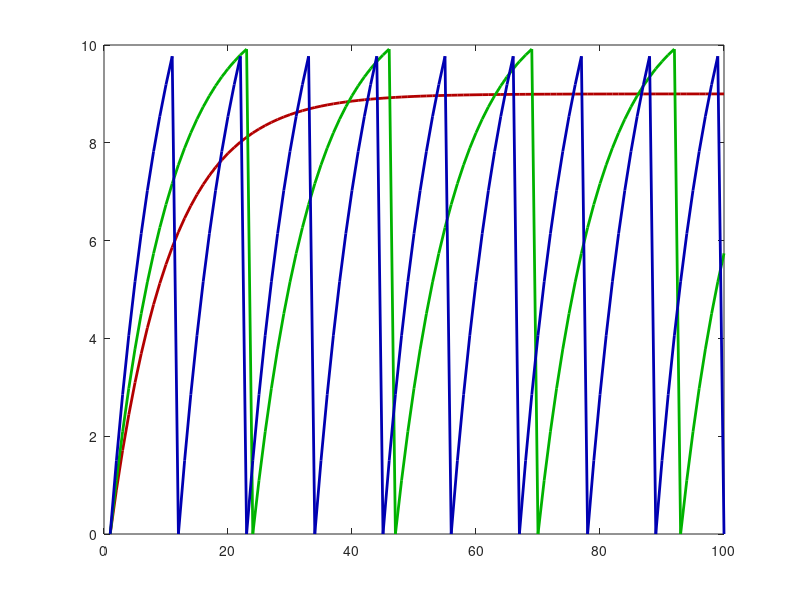

Source code (MATLAB):
%% Integrate and Fire:

% Euler's Method:

% Initial conditions and setup:

t = 1; % time step (ms)
tau = 10; % time constant (ms)
y = zeros(3,100); % initialize y (100 ms)
I = [9,11,15]; % current
y(:,1) = 0; % initial y value
R = 1; % resistance
y_threshold = 10; % threshold of the IaF model

% The loop to solve the DE:

for trial = 1:3
    for i=1:length(y)-1
        y(trial,i+1) = y(trial,i) + t/tau*(-y(trial,i) + R*I(trial));
        y(trial,i+1) = (y(trial,i+1)<y_threshold)*y(trial,i+1);
    end
end

figure;
plot(y(1,:),'Color',[0.7 0 0],'LineWidth',2);
hold on;
plot(y(2,:),'Color',[0 0.7 0],'LineWidth',2);
hold on;
plot(y(3,:),'Color',[0 0 0.7],'LineWidth',2);
